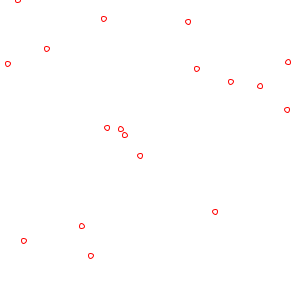
Frame 1 (no input)
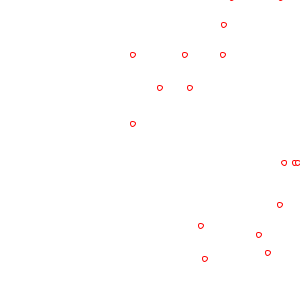
Frame 60 (the mouse pressed at the canvas centre just before this capture)
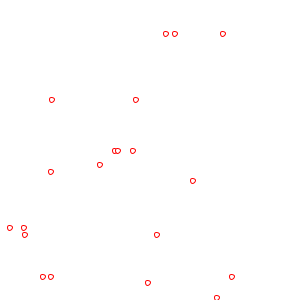
Frame 120 (the mouse held since frame 60 and released just before this capture)

The Processing sketch that drew these frames (run headless with seeded random() and noise(); from frame 60 on, the mouse is pressed at the canvas centre):

// Processing sketch: processing_147482
// ── processing_147482.pde

import java.util.Iterator;
ArrayList<Particle> particles;
int numOfParticles;

public void setup() {
  size(300, 300);
  background(255);
  numOfParticles = 20;
  particles = new ArrayList<Particle>();
  for (int i = 0; i < numOfParticles; i++) {
    particles.add(new Particle());
  }
}

public void draw() {
  background(255);
  for (Particle currentParticle : particles) {
    currentParticle.update();
  }

  for (Particle currentParticle : particles) {
    currentParticle.draw();
  }


  Iterator<Particle> i = particles.iterator();
  while (i.hasNext ()) {
    Particle currentParticle = i.next(); 
    if (currentParticle.isDead()) {
      i.remove();
    }
  }
}

class Particle {
  private PVector position;
  private PVector velocity;
  private PVector acceleration;
  private PVector size;
  private Timer lifetime;
  
  public Particle() {
    position = new PVector();
    position.x = random(0,width);
    position.y = random(0, height);
    velocity = new PVector(3,-10);
    acceleration = new PVector(0,1);
    size = new PVector(5,5);
    lifetime = new Timer();
    lifetime.setDelay(5000);
    lifetime.start();
  }
  public void draw() {
    stroke(255,0,0);
    ellipse(position.x, position.y,size.x,size.y);
    
  }
  
  public void update(){
    velocity.add(acceleration);
    position.add(velocity);
    if(position.y+size.y/2>= height){
      position.y = height-size.y/2;
      velocity.y = -velocity.y;
    }
    if (position.x+size.x/2>= width){
      position.x = width-size.x/2;
      velocity.x = -velocity.x;
    }
    if(position.x-size.x/2<= 0){
      position.x = size.x/2;
      velocity.x = -velocity.x;
    }

    
  }
  
  public boolean isDead(){
    return lifetime.isFinished();
  }
}

class Timer {
  private int timeDelay;
  private boolean isRunning;
  private int startTime;

  public Timer() {
    isRunning = false;
    timeDelay = 0;
    startTime = 0;
  }

  public void setDelay(int timeDelay) {
    this.timeDelay = timeDelay;
  }

  public void start() {
    startTime = millis();
    isRunning = true;
  }
  
  public boolean isFinished(){   
    return isRunning && startTime + timeDelay <= millis();
  }
  

}
